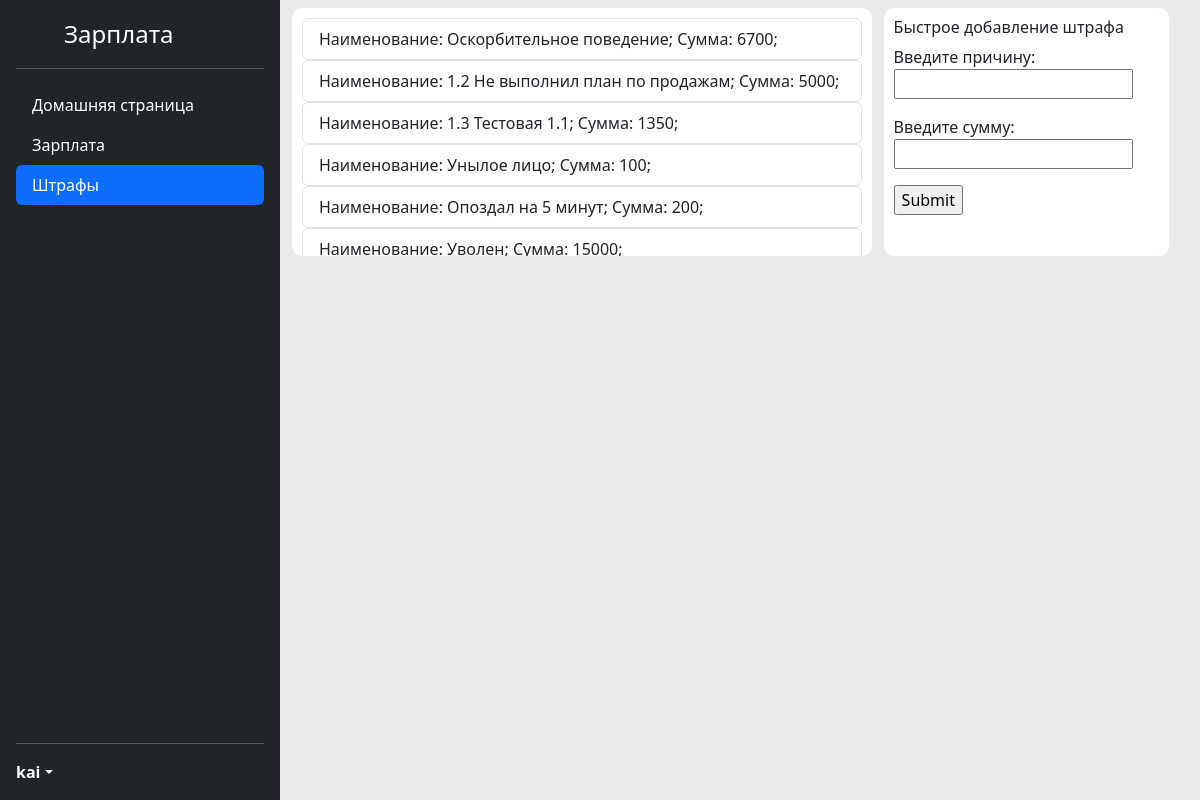
Screenshot of /salary/sanction/ (signed in) with the database file from the repository.
### main/models.py (models this page shows, shortened)
class Sanction(models.Model): # Сетка штрафов а именно какие штрафы есть и какая за них ответственность
    reason = models.CharField(max_length = 200)
    summ = models.IntegerField()

### main/views.py (the view)
# urls.py: path('sanction/', views.sanction),
@login_required
@permission_required('main.change_sanction')
def sanction(request):
    sanctions = Sanction.objects.all()
    if request.method == "POST":
        sanction = Sanction()
        sanction.reason = request.POST.get("reason")
        sanction.summ = request.POST.get("summ")
        sanction.save()
    return render(request,  "sanctions.html", context={"sanctions":sanctions})

### main/templates/sanctions.html (shortened to what this page needs)
{% extends 'content_base.html' %}
{% block link_3 %}active{% endblock link_3 %}
{% block content %}
{% if perms.main.change_sanctions %}
<div class="block_2">
{% for sanction in sanctions %}
<div class="list-group">
    <a href="{{sanction.id}}" class="list-group-item list-group-item-action">Наименование: {{sanction.reason}}; Сумма: {{sanction.summ}};</a>
</div>
{% endfor %}
</div>
<div class="block">
    <h6>Быстрое добавление штрафа</h6>
    <form method="post">
            <p>
                <label>Введите причину:</label><br>
                <input type="text" name="reason"/>
            </p>
            <p>
                <label>Введите сумму:</label><br>
                <input type="number" name="summ"/>
            </p>
        <input type="submit" value="Submit">
    </form>
</div>
{% endif %}
{% endblock content %}

### main/templates/content_base.html (shortened to what this page needs)
<!DOCTYPE html>
<html lang="ru">
  <head>
    {% load django_bootstrap5 %}
    {% bootstrap_css %}
  <head>
<body>
  <main class="d-flex flex-nowrap">
    <div class="d-flex flex-column flex-shrink-0 p-3 text-bg-dark b-indent-vr sticky" style="width: 280px;">
      <a href="#" class="d-flex align-items-center mb-3 mb-md-0 me-md-auto text-white text-decoration-none">
        <svg class="bi pe-none me-2" width="40" height="32"><use xlink:href="#bootstrap"></use></svg>
        <span class="fs-4">Зарплата</span>
      </a>
      <hr>
      <ul class="nav nav-pills flex-column mb-auto">
        <li class="nav-item">
          <a href="/salary" class="nav-link {% block link_1 %}text-white{% endblock link_1 %}" aria-current="page">
            Домашняя страница
          </a>
        </li>
        {% if perms.main.change_salary %}
        <li>
          <a href="/salary" class="nav-link {% block link_2 %}text-white{% endblock link_2 %}" aria-current="page">
            Зарплата
          </a>
        </li>
        {% endif %}
        {% if perms.main.change_sanction %}
        <li>
          <a href="/salary/sanction/" class="nav-link {% block link_3 %}text-white{% endblock link_3 %}" aria-current="page">
            Штрафы
          </a>
        </li>
        {% endif %}
      </ul>
      <hr>
      <div class="dropdown">
        <a href="#" class="d-flex align-items-center text-white text-decoration-none dropdown-toggle" data-bs-toggle="dropdown" aria-expanded="false">
          <strong>{{ user.username }}</strong>
        </a>
      </div>
    </div>
    <div class="">
      {% block content %}
      {% endblock content %}
    </div>
  </main>
</body>
</html>

### rows the page displays
Sanction: reason "Оскорбительное поведение", summ "6700"
Sanction: reason "1.2 Не выполнил план по продажам", summ "5000"
Sanction: reason "1.3 Тестовая 1.1", summ "1350"
Sanction: reason "Унылое лицо", summ "100"
Sanction: reason "Опоздал на 5 минут", summ "200"
Sanction: reason "Уволен", summ "15000"

### other values shown
{{ user.username }} "kai"
